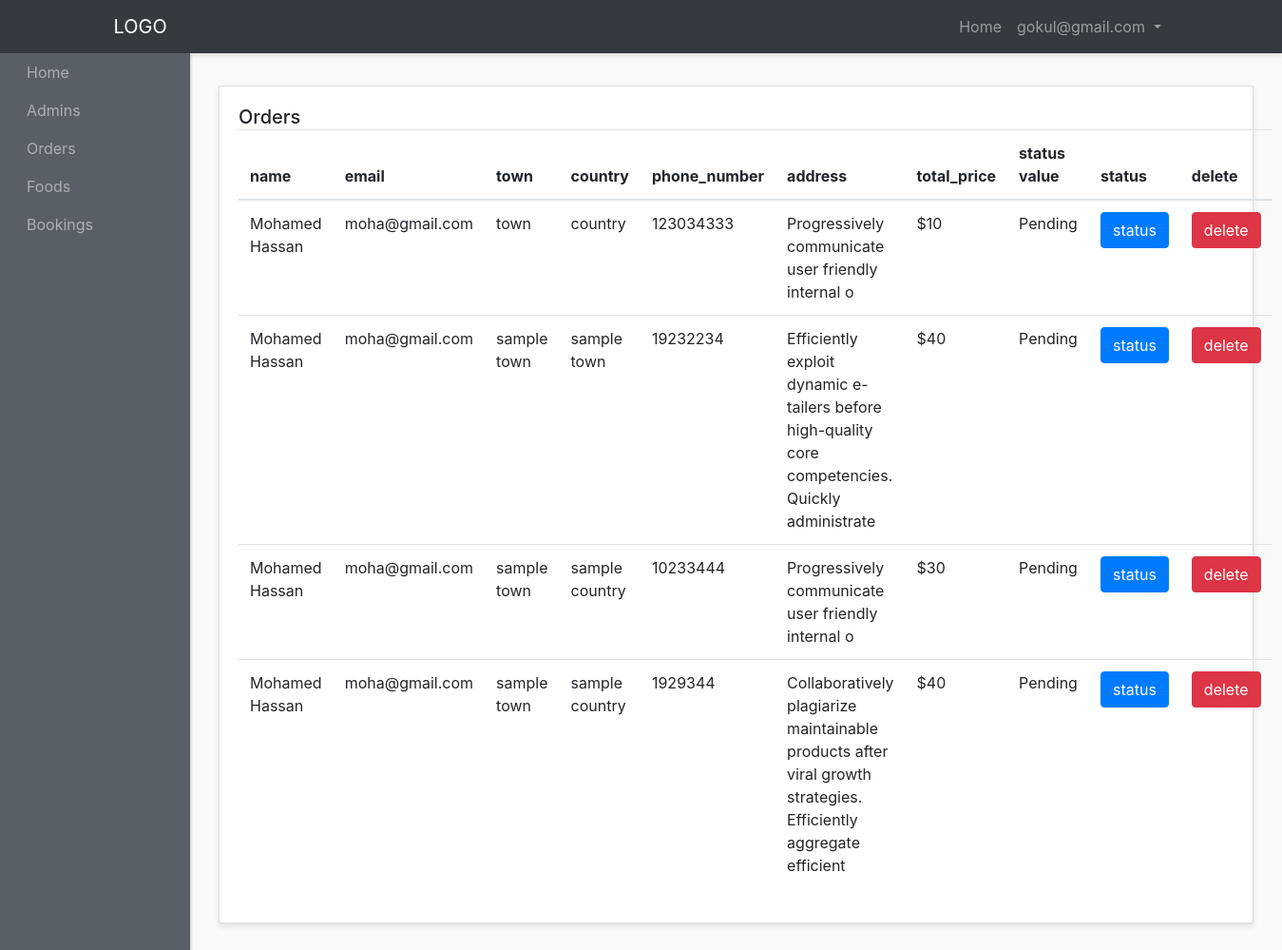
/admin-panel/orders-admins/show-orders.php (signed in), run on the app's committed database.
### tables this page shows
CREATE TABLE `orders` (
  `id` int(10) NOT NULL,
  `name` varchar(200) NOT NULL,
  `email` varchar(200) NOT NULL,
  `town` varchar(200) NOT NULL,
  `country` varchar(200) NOT NULL,
  `zipcode` int(20) NOT NULL,
  `phone_number` int(50) NOT NULL,
  `address` text NOT NULL,
  `total_price` int(10) NOT NULL,
  `user_id` int(10) NOT NULL,
  `status` varchar(200) NOT NULL DEFAULT 'Pending',
  `created_at` timestamp NOT NULL DEFAULT current_timestamp()
);

### libs/App.php (called while the page is built, shortened)
<?php
class App
{
    public $host = HOST;
    public $dbname = DBNAME;
    public $user = USER;
    public $pass = PASS;
    public $link;
    private function connect()
    {
        try {
            $this->link = new PDO(
                "mysql:host={$this->host};dbname={$this->dbname}",
                $this->user,
                $this->pass
            );
            $this->link->setAttribute(PDO::ATTR_ERRMODE, PDO::ERRMODE_EXCEPTION);
        } catch (PDOException $e) {
            die('Database Connection Failed: ' . $e->getMessage());
        }
    }
    public function selectAll(string $query)
    {
        $stmt = $this->link->query($query);
        if ($stmt) {
            $allRows = $stmt->fetchAll(PDO::FETCH_OBJ);
            return $allRows ?: false;
        }
        return false;
    }
}

### admin-panel/orders-admins/show-orders.php (the view, shortened to what this page needs)
<?php require "../../libs/App.php"; ?>
<?php require "../layouts/header.php"; ?>
<?php
    $query = "SELECT * FROM orders";
    $app = new App;
    $app->validateSessionAdminInside();
    $orders = $app->selectAll($query);
?>
      <div class="row">
        <div class="col">
          <div class="card">
            <div class="card-body">
              <h5 class="card-title mb-4 d-inline">Orders</h5>
              <table class="table">
                <thead>
                  <tr>
                    <th scope="col">name</th>
                    <th scope="col">email</th>
                    <th scope="col">town</th>
                    <th scope="col">country</th>
                    <th scope="col">phone_number</th>
                    <th scope="col">address</th>
                    <th scope="col">total_price</th>
                    <th scope="col">status value</th>
                    <th scope="col">status</th>
                    <th scope="col">delete</th>
                  </tr>
                </thead>
                <tbody>
                  <?php foreach($orders as $order) : ?>
                  <tr>
                    <td><?php echo $order->name; ?></td>
                    <td><?php echo $order->email; ?></td>
                    <td><?php echo $order->town; ?></td>
                    <td><?php echo $order->country; ?></td>
                    <td><?php echo $order->phone_number; ?></td>
                    <td>
                    <?php echo $order->address; ?>
                    </td>
                    <td>$<?php echo $order->total_price; ?></td>
                    <td><?php echo $order->status; ?></td>
                    <td><a href="status.php?id=<?php echo $order->id; ?>" class="btn btn-primary  text-center ">status</a></td>
                     <td><a href="delete-orders.php?id=<?php echo $order->id; ?>" class="btn btn-danger  text-center ">delete</a></td>
                  </tr>
                  <?php endforeach; ?>
                </tbody>
              </table>
            </div>
          </div>
        </div>
      </div>
 <?php require "../layouts/footer.php"; ?>

### admin-panel/styles/style.css (style rules this page uses)
body { background:#f9f9f9; }
.card { margin-bottom: 15px; border-radius:0; box-shadow: 0 3px 5px rgba(0,0,0,.1); }

### data on the page
orders: name "Mohamed Hassan", email "moha@gmail.com", town "town", country "country", phone_number "123034333", address "Progressively communicate user friendly internal o", total_price "10", status "Pending"
orders: name "Mohamed Hassan", email "moha@gmail.com", town "sample town", country "sample town", phone_number "19232234", address "Efficiently exploit dynamic e-tailers before high-quality core competencies. Quickly administrate", total_price "40", status "Pending"
orders: name "Mohamed Hassan", email "moha@gmail.com", town "sample town", country "sample country", phone_number "10233444", address "Progressively communicate user friendly internal o", total_price "30", status "Pending"
orders: name "Mohamed Hassan", email "moha@gmail.com", town "sample town", country "sample country", phone_number "1929344", address "Collaboratively plagiarize maintainable products after viral growth strategies. Efficiently aggregate efficient", total_price "40", status "Pending"

### other printed values
$_SESSION['email'] "gokul@gmail.com"
